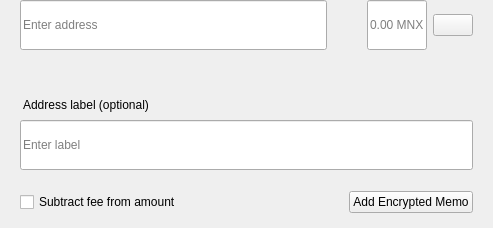
<?xml version="1.0" encoding="UTF-8"?>
<ui version="4.0">
 <class>SendMultiRow</class>
 <widget class="QWidget" name="SendMultiRow">
  <property name="geometry">
   <rect>
    <x>0</x>
    <y>0</y>
    <width>493</width>
    <height>228</height>
   </rect>
  </property>
  <property name="minimumSize">
   <size>
    <width>0</width>
    <height>0</height>
   </size>
  </property>
  <property name="maximumSize">
   <size>
    <width>16777215</width>
    <height>16777215</height>
   </size>
  </property>
  <property name="windowTitle">
   <string notr="true">N/A</string>
  </property>
  <layout class="QVBoxLayout" name="verticalLayout_3">
   <property name="spacing">
    <number>0</number>
   </property>
   <property name="leftMargin">
    <number>0</number>
   </property>
   <property name="topMargin">
    <number>0</number>
   </property>
   <property name="rightMargin">
    <number>20</number>
   </property>
   <property name="bottomMargin">
    <number>5</number>
   </property>
   <item alignment="Qt::AlignTop">
    <widget class="QWidget" name="widget" native="true">
     <property name="sizePolicy">
      <sizepolicy hsizetype="Expanding" vsizetype="Maximum">
       <horstretch>0</horstretch>
       <verstretch>0</verstretch>
      </sizepolicy>
     </property>
     <property name="minimumSize">
      <size>
       <width>0</width>
       <height>60</height>
      </size>
     </property>
     <property name="maximumSize">
      <size>
       <width>16777215</width>
       <height>85</height>
      </size>
     </property>
     <layout class="QHBoxLayout" name="horizontalLayout" stretch="6,0,2">
      <property name="spacing">
       <number>0</number>
      </property>
      <property name="leftMargin">
       <number>8</number>
      </property>
      <property name="topMargin">
       <number>0</number>
      </property>
      <property name="rightMargin">
       <number>0</number>
      </property>
      <property name="bottomMargin">
       <number>0</number>
      </property>
      <item alignment="Qt::AlignTop">
       <widget class="QStackedWidget" name="stackedAddress">
        <property name="minimumSize">
         <size>
          <width>0</width>
          <height>50</height>
         </size>
        </property>
        <property name="maximumSize">
         <size>
          <width>16777215</width>
          <height>50</height>
         </size>
        </property>
        <widget class="QWidget" name="page_4">
         <property name="sizePolicy">
          <sizepolicy hsizetype="Expanding" vsizetype="Preferred">
           <horstretch>0</horstretch>
           <verstretch>0</verstretch>
          </sizepolicy>
         </property>
         <property name="minimumSize">
          <size>
           <width>0</width>
           <height>50</height>
          </size>
         </property>
         <property name="maximumSize">
          <size>
           <width>16777215</width>
           <height>55</height>
          </size>
         </property>
         <layout class="QVBoxLayout" name="verticalLayout_7">
          <property name="spacing">
           <number>0</number>
          </property>
          <property name="leftMargin">
           <number>12</number>
          </property>
          <property name="topMargin">
           <number>0</number>
          </property>
          <property name="rightMargin">
           <number>0</number>
          </property>
          <property name="bottomMargin">
           <number>0</number>
          </property>
          <item>
           <widget class="QLineEdit" name="lineEditAddress">
            <property name="minimumSize">
             <size>
              <width>0</width>
              <height>50</height>
             </size>
            </property>
            <property name="maximumSize">
             <size>
              <width>16777215</width>
              <height>50</height>
             </size>
            </property>
            <property name="placeholderText">
             <string>Enter address</string>
            </property>
           </widget>
          </item>
         </layout>
        </widget>
        <widget class="QWidget" name="page_3"/>
       </widget>
      </item>
      <item>
       <spacer name="horizontalSpacer_3">
        <property name="orientation">
         <enum>Qt::Horizontal</enum>
        </property>
        <property name="sizeType">
         <enum>QSizePolicy::Fixed</enum>
        </property>
        <property name="sizeHint" stdset="0">
         <size>
          <width>40</width>
          <height>20</height>
         </size>
        </property>
       </spacer>
      </item>
      <item>
       <layout class="QHBoxLayout" name="horizontalLayout_2">
        <property name="spacing">
         <number>6</number>
        </property>
        <item alignment="Qt::AlignTop">
         <widget class="QLineEdit" name="lineEditAmount">
          <property name="sizePolicy">
           <sizepolicy hsizetype="Expanding" vsizetype="Preferred">
            <horstretch>0</horstretch>
            <verstretch>0</verstretch>
           </sizepolicy>
          </property>
          <property name="minimumSize">
           <size>
            <width>0</width>
            <height>50</height>
           </size>
          </property>
          <property name="maximumSize">
           <size>
            <width>16777215</width>
            <height>50</height>
           </size>
          </property>
          <property name="maxLength">
           <number>17</number>
          </property>
          <property name="alignment">
           <set>Qt::AlignLeading|Qt::AlignLeft|Qt::AlignVCenter</set>
          </property>
          <property name="placeholderText">
           <string notr="true">0.00 MNX</string>
          </property>
         </widget>
        </item>
        <item>
         <layout class="QVBoxLayout" name="verticalLayout">
          <property name="topMargin">
           <number>14</number>
          </property>
          <property name="bottomMargin">
           <number>0</number>
          </property>
          <item alignment="Qt::AlignTop">
           <widget class="QPushButton" name="btnMenu">
            <property name="minimumSize">
             <size>
              <width>0</width>
              <height>0</height>
             </size>
            </property>
            <property name="maximumSize">
             <size>
              <width>16777215</width>
              <height>16777215</height>
             </size>
            </property>
            <property name="focusPolicy">
             <enum>Qt::NoFocus</enum>
            </property>
            <property name="text">
             <string/>
            </property>
           </widget>
          </item>
         </layout>
        </item>
       </layout>
      </item>
     </layout>
    </widget>
   </item>
   <item>
    <widget class="QWidget" name="layoutLabel" native="true">
     <property name="minimumSize">
      <size>
       <width>0</width>
       <height>0</height>
      </size>
     </property>
     <property name="maximumSize">
      <size>
       <width>16777215</width>
       <height>16777215</height>
      </size>
     </property>
     <layout class="QVBoxLayout" name="verticalLayout_9">
      <property name="spacing">
       <number>6</number>
      </property>
      <property name="leftMargin">
       <number>20</number>
      </property>
      <property name="topMargin">
       <number>0</number>
      </property>
      <property name="rightMargin">
       <number>0</number>
      </property>
      <property name="bottomMargin">
       <number>10</number>
      </property>
      <item>
       <spacer name="verticalSpacer">
        <property name="orientation">
         <enum>Qt::Vertical</enum>
        </property>
        <property name="sizeType">
         <enum>QSizePolicy::Fixed</enum>
        </property>
        <property name="sizeHint" stdset="0">
         <size>
          <width>20</width>
          <height>20</height>
         </size>
        </property>
       </spacer>
      </item>
      <item>
       <widget class="QLabel" name="labelSubtitleDescription">
        <property name="styleSheet">
         <string notr="true">margin-bottom:2px;
margin-left:0.05px;
padding:0px;</string>
        </property>
        <property name="text">
         <string>Address label (optional)</string>
        </property>
       </widget>
      </item>
      <item>
       <widget class="QLineEdit" name="lineEditDescription">
        <property name="minimumSize">
         <size>
          <width>0</width>
          <height>50</height>
         </size>
        </property>
        <property name="maximumSize">
         <size>
          <width>16777215</width>
          <height>50</height>
         </size>
        </property>
        <property name="placeholderText">
         <string>Enter label</string>
        </property>
       </widget>
      </item>
      <item>
       <spacer name="verticalSpacer_2">
        <property name="orientation">
         <enum>Qt::Vertical</enum>
        </property>
        <property name="sizeType">
         <enum>QSizePolicy::Fixed</enum>
        </property>
        <property name="sizeHint" stdset="0">
         <size>
          <width>20</width>
          <height>15</height>
         </size>
        </property>
       </spacer>
      </item>
      <item>
       <widget class="QWidget" name="containerMemo" native="true">
        <layout class="QHBoxLayout" name="horizontalLayout_5">
         <property name="leftMargin">
          <number>0</number>
         </property>
         <property name="topMargin">
          <number>0</number>
         </property>
         <property name="rightMargin">
          <number>0</number>
         </property>
         <property name="bottomMargin">
          <number>0</number>
         </property>
         <item>
          <widget class="QCheckBox" name="checkboxSubtractFeeFromAmount">
           <property name="toolTip">
            <string>The fee will be deducted from the amount being sent. The recipient will receive less MNX than you enter in the amount field. If multiple recipients are selected, the fee is split equally.</string>
           </property>
           <property name="text">
            <string>Subtract fee from amount</string>
           </property>
          </widget>
         </item>
         <item>
          <spacer name="horizontalSpacer">
           <property name="orientation">
            <enum>Qt::Horizontal</enum>
           </property>
           <property name="sizeHint" stdset="0">
            <size>
             <width>40</width>
             <height>20</height>
            </size>
           </property>
          </spacer>
         </item>
         <item>
          <widget class="QPushButton" name="btnAddMemo">
           <property name="text">
            <string notr="true">Add Encrypted Memo</string>
           </property>
          </widget>
         </item>
        </layout>
       </widget>
      </item>
     </layout>
    </widget>
   </item>
  </layout>
 </widget>
 <resources/>
 <connections/>
</ui>
